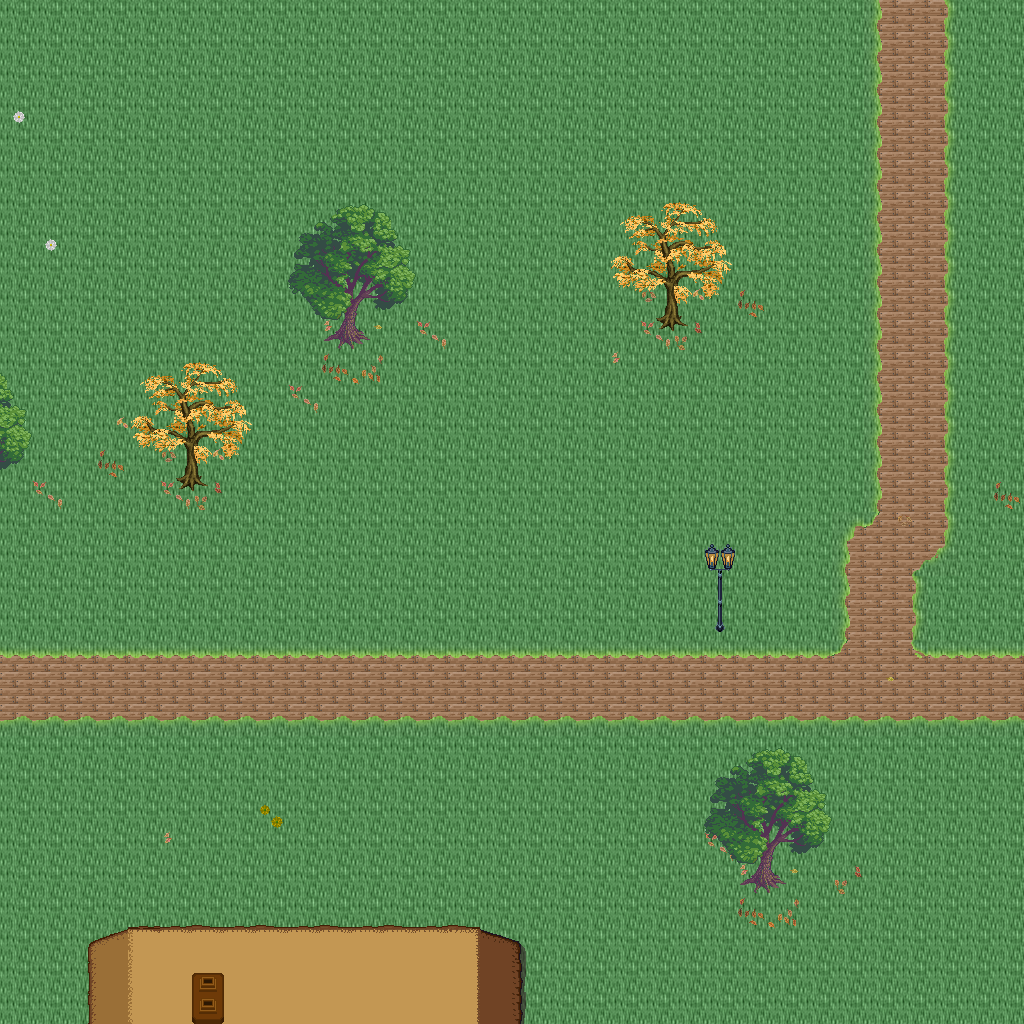

Below is a game level as drawn by its tile map, then a one-line description and the .tmx that defines it (tile-layer data replaced by summaries):
An orthogonal 32x32 tile map with 32x32 px tiles, 5 tile layers (Ground, Objects, Objects2, Above, ...), 1 hidden layer not drawn, 45 tilesets.

<map version="1.10" tiledversion="1.11.0" orientation="orthogonal" renderorder="right-down" width="32" height="32" tilewidth="32" tileheight="32" infinite="0" nextlayerid="11" nextobjectid="1">
 <tileset firstgid="1" name="logic_collision" tilewidth="32" tileheight="32" tilecount="1" columns="1">
  <image source="../drawable/logic_collision.png" width="32" height="32" />
 </tileset>
 <tileset firstgid="2" name="ground_ground" tilewidth="32" tileheight="32" tilecount="33" columns="3">
  <image source="../drawable/ground_ground.png" width="96" height="352" />
 </tileset>
 <tileset firstgid="35" name="building_castle" tilewidth="32" tileheight="32" tilecount="320" columns="20">
  <image source="../drawable/building_castle.png" width="640" height="512" />
 </tileset>
 <tileset firstgid="355" name="item_weapon_cannon" tilewidth="32" tileheight="32" tilecount="12" columns="3">
  <image source="../drawable/item_weapon_cannon.png" width="96" height="128" />
 </tileset>
 <tileset firstgid="367" name="item_pot_barrels_1" tilewidth="32" tileheight="32" tilecount="8" columns="4">
  <image source="../drawable/item_pot_barrels_1.png" width="128" height="64" />
 </tileset>
 <tileset firstgid="375" name="ground_grass_edges" tilewidth="32" tileheight="32" tilecount="36" columns="12">
  <image source="../drawable/ground_grass_edges.png" width="384" height="96" />
 </tileset>
 <tileset firstgid="411" name="ground_grass_corners" tilewidth="32" tileheight="32" tilecount="24" columns="6">
  <image source="../drawable/ground_grass_corners.png" width="192" height="128" />
 </tileset>
 <tileset firstgid="435" name="plant_vine" tilewidth="32" tileheight="32" tilecount="3" columns="1">
  <image source="../drawable/plant_vine.png" width="32" height="96" />
 </tileset>
 <tileset firstgid="438" name="ground_water_pool" tilewidth="32" tileheight="32" tilecount="72" columns="3">
  <image source="../drawable/ground_water_pool.png" width="96" height="768" />
 </tileset>
 <tileset firstgid="510" name="ground_earth_edges" tilewidth="32" tileheight="32" tilecount="18" columns="6">
  <image source="../drawable/ground_earth_edges.png" width="192" height="96" />
 </tileset>
 <tileset firstgid="528" name="building_decoration_chimney" tilewidth="32" tileheight="32" tilecount="2" columns="1">
  <image source="../drawable/building_decoration_chimney.png" width="32" height="64" />
 </tileset>
 <tileset firstgid="530" name="building_decoration_chimney_big" tilewidth="32" tileheight="32" tilecount="2" columns="1">
  <image source="../drawable/building_decoration_chimney_big.png" width="32" height="64" />
 </tileset>
 <tileset firstgid="532" name="plant_tree_fall_trees" tilewidth="32" tileheight="32" tilecount="40" columns="8">
  <image source="../drawable/plant_tree_fall_trees.png" width="256" height="160" />
 </tileset>
 <tileset firstgid="572" name="plant_tree_chestnut_tree" tilewidth="32" tileheight="32" tilecount="20" columns="4">
  <image source="../drawable/plant_tree_chestnut_tree.png" width="128" height="160" />
 </tileset>
 <tileset firstgid="592" name="plant_bush_hedge" tilewidth="32" tileheight="32" tilecount="35" columns="5">
  <image source="../drawable/plant_bush_hedge.png" width="160" height="224" />
 </tileset>
 <tileset firstgid="627" name="item_statue_gazingball_statue" tilewidth="32" tileheight="32" tilecount="12" columns="3">
  <image source="../drawable/item_statue_gazingball_statue.png" width="96" height="128" />
 </tileset>
 <tileset firstgid="639" name="plant_flower_red_blue_clusters" tilewidth="32" tileheight="32" tilecount="4" columns="1">
  <image source="../drawable/plant_flower_red_blue_clusters.png" width="32" height="128" />
 </tileset>
 <tileset firstgid="643" name="ground_cobbled_paving" tilewidth="32" tileheight="32" tilecount="1" columns="1">
  <image source="../drawable/ground_cobbled_paving.png" width="32" height="32" />
 </tileset>
 <tileset firstgid="644" name="furniture_light_lamp_blue" tilewidth="32" tileheight="32" tilecount="3" columns="1">
  <image source="../drawable/furniture_light_lamp_blue.png" width="32" height="96" />
 </tileset>
 <tileset firstgid="647" name="light_dim_light_7x5" tilewidth="32" tileheight="32" tilecount="35" columns="7">
  <image source="../drawable/light_dim_light_7x5.png" width="224" height="160" />
 </tileset>
 <tileset firstgid="682" name="light_light_5x5" tilewidth="32" tileheight="32" tilecount="25" columns="5">
  <image source="../drawable/light_light_5x5.png" width="160" height="160" />
 </tileset>
 <tileset firstgid="707" name="plant_leaves" tilewidth="32" tileheight="32" tilecount="8" columns="4">
  <image source="../drawable/plant_leaves.png" width="128" height="64" />
 </tileset>
 <tileset firstgid="715" name="plant_flower_flowers_mixed" tilewidth="32" tileheight="32" tilecount="16" columns="4">
  <image source="../drawable/plant_flower_flowers_mixed.png" width="128" height="128" />
 </tileset>
 <tileset firstgid="731" name="plant_bush_large_green" tilewidth="32" tileheight="32" tilecount="9" columns="3">
  <image source="../drawable/plant_bush_large_green.png" width="96" height="96" />
 </tileset>
 <tileset firstgid="740" name="plant_bush_hosta" tilewidth="32" tileheight="32" tilecount="9" columns="3">
  <image source="../drawable/plant_bush_hosta.png" width="96" height="96" />
 </tileset>
 <tileset firstgid="749" name="item_statue_fairypool" tilewidth="32" tileheight="32" tilecount="16" columns="2">
  <image source="../drawable/item_statue_fairypool.png" width="64" height="256" />
 </tileset>
 <tileset firstgid="765" name="item_statue_grey_stone" tilewidth="32" tileheight="32" tilecount="4" columns="2">
  <image source="../drawable/item_statue_grey_stone.png" width="64" height="64" />
 </tileset>
 <tileset firstgid="769" name="item_statue_plants_potted_stone" tilewidth="32" tileheight="32" tilecount="6" columns="3">
  <image source="../drawable/item_statue_plants_potted_stone.png" width="96" height="64" />
 </tileset>
 <tileset firstgid="775" name="plant_flower_daisy_blue" tilewidth="32" tileheight="32" tilecount="8" columns="2">
  <image source="../drawable/plant_flower_daisy_blue.png" width="64" height="128" />
 </tileset>
 <tileset firstgid="783" name="plant_flower_daisy_red" tilewidth="32" tileheight="32" tilecount="8" columns="2">
  <image source="../drawable/plant_flower_daisy_red.png" width="64" height="128" />
 </tileset>
 <tileset firstgid="791" name="plant_flower_daisy_white" tilewidth="32" tileheight="32" tilecount="8" columns="2">
  <image source="../drawable/plant_flower_daisy_white.png" width="64" height="128" />
 </tileset>
 <tileset firstgid="799" name="plant_flower_daisy_yellow" tilewidth="32" tileheight="32" tilecount="8" columns="2">
  <image source="../drawable/plant_flower_daisy_yellow.png" width="64" height="128" />
 </tileset>
 <tileset firstgid="807" name="furniture_chair_bench_white" tilewidth="32" tileheight="32" tilecount="8" columns="2">
  <image source="../drawable/furniture_chair_bench_white.png" width="64" height="128" />
 </tileset>
 <tileset firstgid="815" name="plant_bush_bricked_bushes" tilewidth="32" tileheight="32" tilecount="6" columns="2">
  <image source="../drawable/plant_bush_bricked_bushes.png" width="64" height="96" />
 </tileset>
 <tileset firstgid="821" name="plant_stump_small_stump" tilewidth="32" tileheight="32" tilecount="4" columns="2">
  <image source="../drawable/plant_stump_small_stump.png" width="64" height="64" />
 </tileset>
 <tileset firstgid="825" name="item_firewood" tilewidth="32" tileheight="32" tilecount="12" columns="3">
  <image source="../drawable/item_firewood.png" width="96" height="128" />
 </tileset>
 <tileset firstgid="837" name="item_campfires" tilewidth="32" tileheight="32" tilecount="2" columns="2">
  <image source="../drawable/item_campfires.png" width="64" height="32" />
 </tileset>
 <tileset firstgid="839" name="building_wall_int_sandstone" tilewidth="32" tileheight="32" tilecount="15" columns="3">
  <image source="../drawable/building_wall_int_sandstone.png" width="96" height="160" />
 </tileset>
 <tileset firstgid="854" name="logic_creature_rodent" tilewidth="32" tileheight="32" tilecount="8" columns="8">
  <image source="../drawable/logic_creature_rodent.png" width="256" height="32" />
 </tileset>
 <tileset firstgid="862" name="ground_ground_3" tilewidth="32" tileheight="32" tilecount="5" columns="5">
  <image source="../drawable/ground_ground_3.png" width="160" height="32" />
 </tileset>
 <tileset firstgid="867" name="building_cottage" tilewidth="32" tileheight="32" tilecount="256" columns="16">
  <image source="../drawable/building_cottage.png" width="512" height="512" />
 </tileset>
 <tileset firstgid="1123" name="building_roof_thatched_roof" tilewidth="32" tileheight="32" tilecount="256" columns="16">
  <image source="../drawable/building_roof_thatched_roof.png" width="512" height="512" />
 </tileset>
 <tileset firstgid="1379" name="building_door_doors" tilewidth="32" tileheight="32" tilecount="256" columns="16">
  <image source="../drawable/building_door_doors.png" width="512" height="512" />
 </tileset>
 <tileset firstgid="1635" name="building_window_windows" tilewidth="32" tileheight="32" tilecount="256" columns="16">
  <image source="../drawable/building_window_windows.png" width="512" height="512" />
 </tileset>
 <tileset firstgid="1891" name="logic_portal" tilewidth="32" tileheight="32" tilecount="24" columns="8">
  <image source="../drawable/logic_portal.png" width="256" height="96" />
 </tileset>
 <layer id="1" name="Ground" width="32" height="32">
  <data>[1024 cells, 1024 non-empty, 2 distinct tile ids]</data>
 </layer>
 <layer id="2" name="Objects" width="32" height="32">
  <data>[1024 cells, 117 non-empty, 16 distinct tile ids]</data>
 </layer>
 <layer id="3" name="Objects2" width="32" height="32">
  <data>[1024 cells, 29 non-empty, 8 distinct tile ids]</data>
 </layer>
 <layer id="4" name="Above" width="32" height="32">
  <data>[1024 cells, 115 non-empty, 48 distinct tile ids]</data>
 </layer>
 <layer id="5" name="Above2" width="32" height="32">
  <data>[1024 cells, 13 non-empty, 4 distinct tile ids]</data>
 </layer>
 <layer id="6" name="Walkable" width="32" height="32" visible="0">
  <data>[1024 cells, 22 non-empty, 1 distinct tile ids]</data>
 </layer>
 <objectgroup id="7" name="Mapevents" />
 <objectgroup id="8" name="Spawn" />
 <objectgroup id="9" name="Keys" />
 <objectgroup id="10" name="Replace" />
</map>
